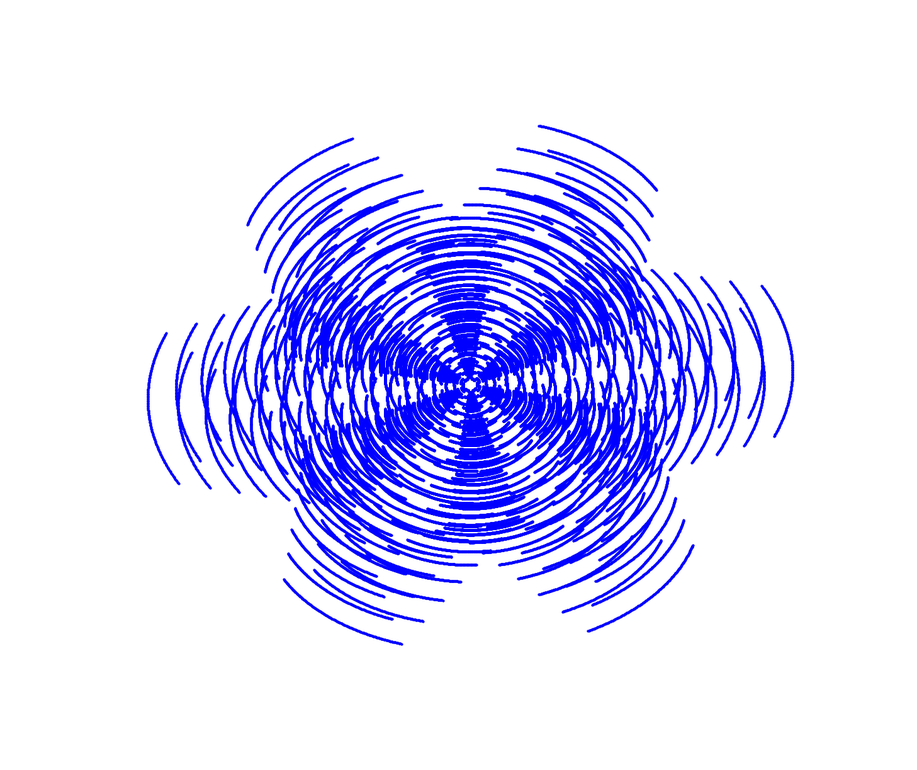
#> input picture array/a1.png, 917 x 770 px, shrunk from 1457 x 1223 before the run
$ python fft2.py   (Python 2 division)
#> lines starting #> are read from the running program, lines starting #| are printed output that depends on the picture
import cv2
import numpy as np
from matplotlib import pyplot as plt

img = cv2.imread('a1.png',0)
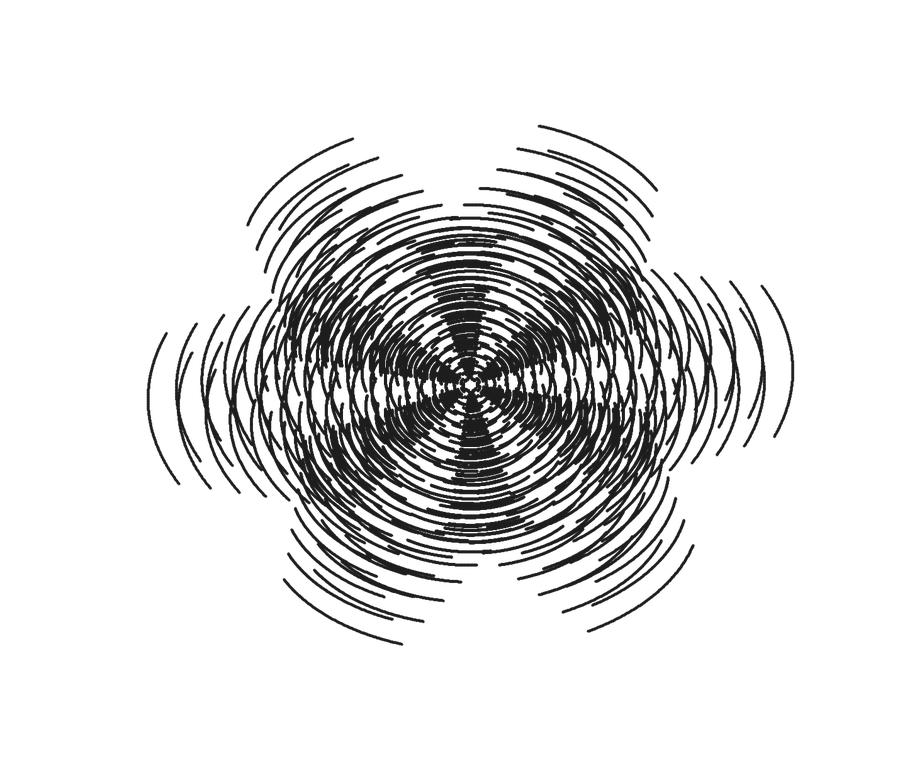
#> img: shape (770, 917); min 29, max 255, mean 225.1
print img.shape
#| (770, 917)
print img
#> (printed output is left out)
f = np.fft.fft2(img)
fshift = np.fft.fftshift(f)
magnitude_spectrum = 20*np.log(np.abs(fshift))
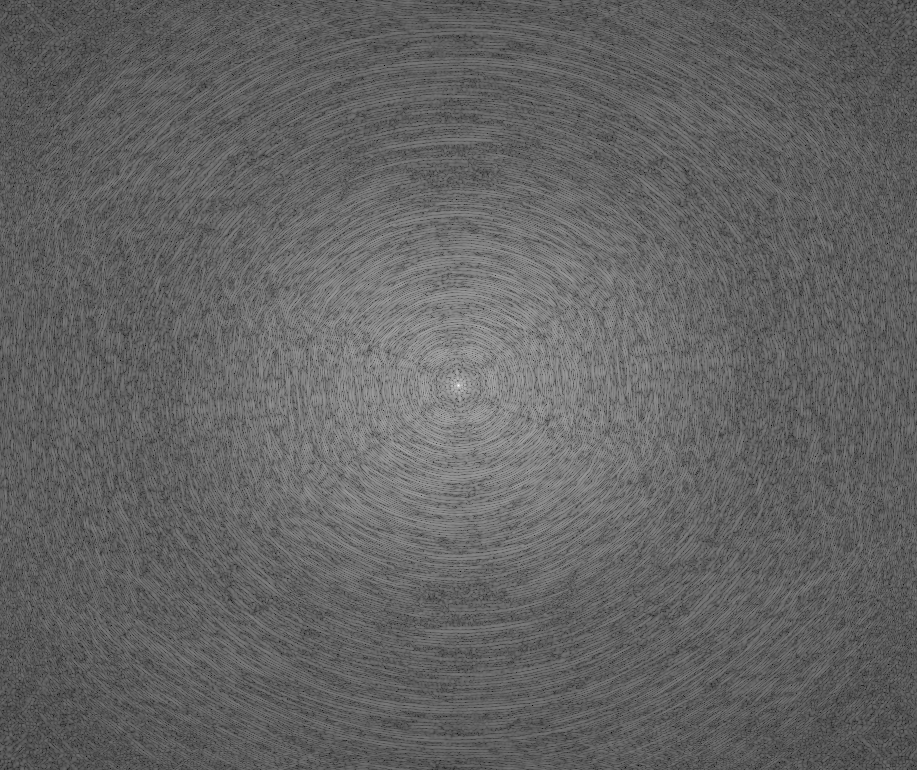
#> magnitude_spectrum: shape (770, 917) float64; min 59.96, max 377.7, mean 184.3; drawn with min black and max white

# plt.subplot(121)
# plt.imshow(img, cmap = 'gray')
plt.imshow(img, cmap = None)
plt.title('Input Image')
plt.xticks([]), plt.yticks([])
plt.show()
# plt.subplot(122)
# plt.imshow(magnitude_spectrum, cmap = 'gray')
plt.imshow(magnitude_spectrum, cmap = None)
plt.title('Magnitude Spectrum')
plt.xticks([]), plt.yticks([])
plt.show()

$ run again, with array/a4.png copied over array/a1.png
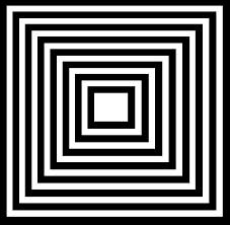
#> input picture array/a4.png, 230 x 225 px
#> img is the input picture: shape (225, 230); min 0, max 255, mean 114.5
#| (225, 230)
#> (printed output is left out)
#> `magnitude_spectrum = 20*np.log(np.abs(fshift))`:
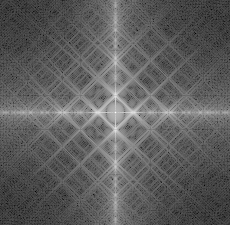
#> magnitude_spectrum: shape (225, 230) float64; min 14.73, max 311.9, mean 125.2; drawn with min black and max white
